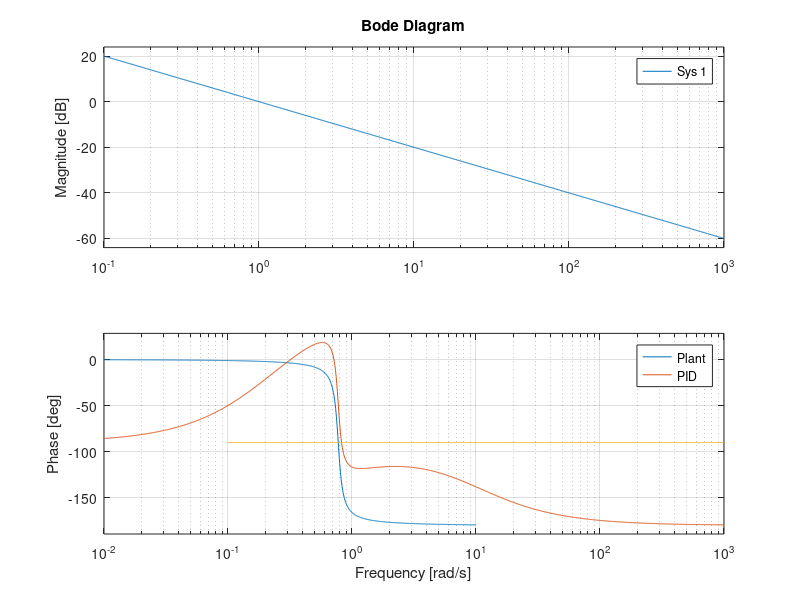

MATLAB code for this plot:
sigma =0.1000;
ki = 0.5000;
kp = 3.8720;
kd = 5.7216;

P = tf([.2],[1 0.1 .6])
C_pid = tf([(kd+kp*sigma),(kp+ki*sigma),ki],[sigma,1,0])
figure(1)
bode(P)
hold on
bode(series(P,C_pid))
bode(tf([1],[1 0]))
legend('Plant','PID')
